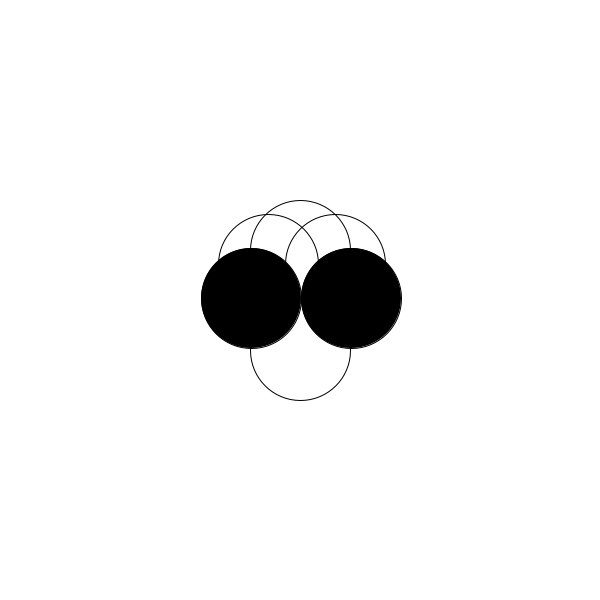
Frame 1 (no input)
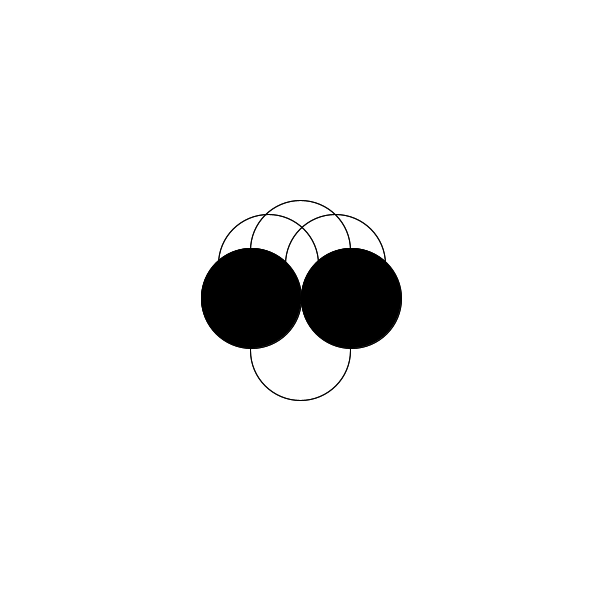
Frame 2 (the mouse pressed at the canvas centre, redrawn once)

The Processing sketch that drew these frames (run headless with seeded random() and noise(); the mouse was pressed at the canvas centre and the sketch redrawn once):

// Processing sketch: processing_85536
// ── processing_85536.pde

  void setup () 
{
  size(600,600);
  //Fond blanc
  background(255); 
  smooth();
}

void draw()
{
  //Je créer une ellipse non remplie. (ellipse en haut)
  noFill();
  ellipse(300,250,100,100);
  //Je créer trois autres ellipses de la même taille. DUPLICATION/JUXTAPOSITION
  //(Ellipse en bas) 
  ellipse(300,350,100,100);
  //Ellipse à gauche) 
  fill(0);
  ellipse(251,298,100,100);
  //(Ellipse à droite)
  ellipse(351,298,100,100);
  
  //Nouvelle série de quatre ellipses de la même taille. JUXTAPOSITION
  //Ellipse en haut à gauche
  noFill();
  ellipse(335,264,100,100);
  //Ellipse en haut à gauche
  ellipse(268,264,100,100);
  
  noLoop();
}
